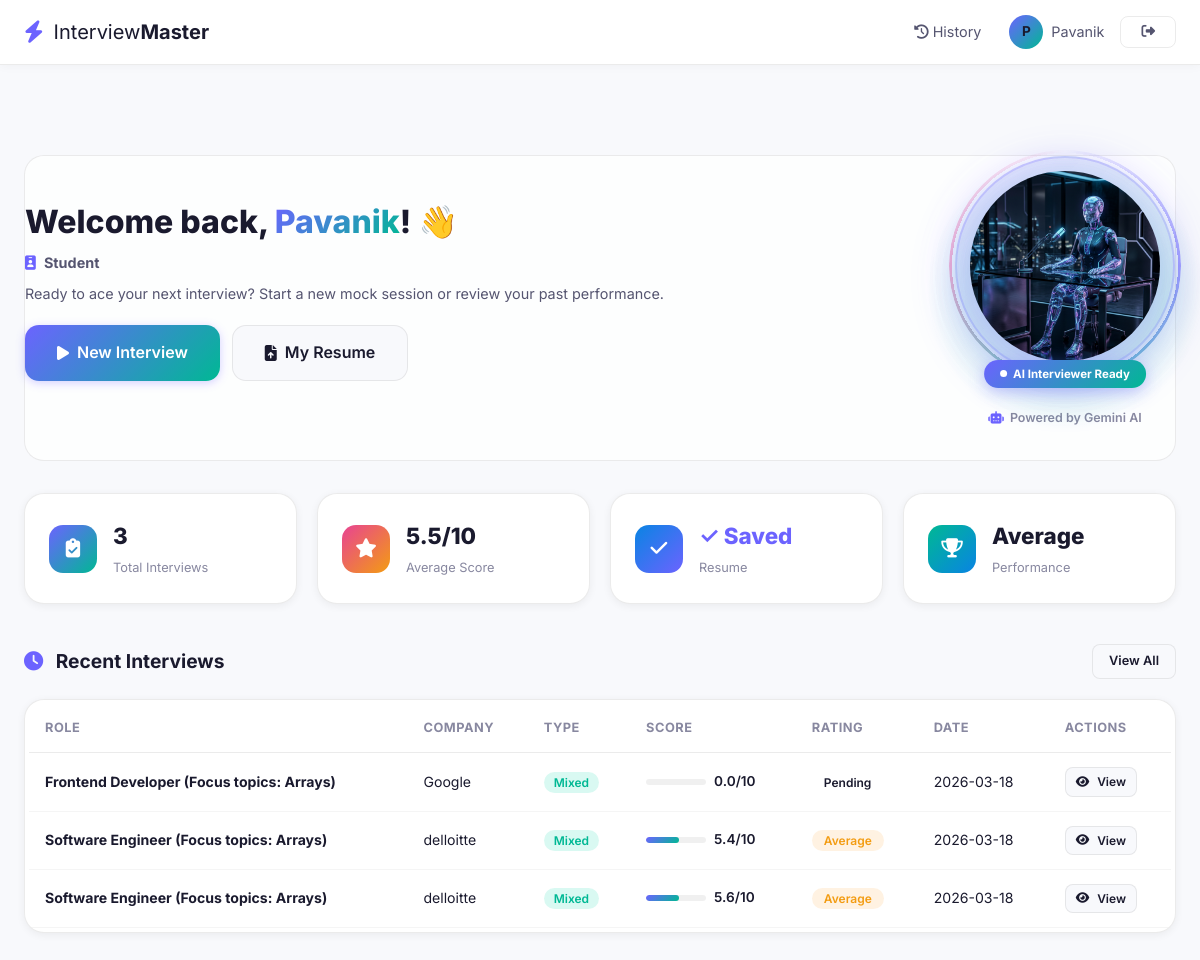
The app's page /dashboard (signed in) with its own data.
### tables this page shows
CREATE TABLE users (
            id INTEGER PRIMARY KEY AUTOINCREMENT,
            full_name TEXT NOT NULL,
            email TEXT UNIQUE NOT NULL,
            password TEXT NOT NULL,
            created_at TIMESTAMP DEFAULT CURRENT_TIMESTAMP
        , role TEXT DEFAULT 'Candidate');

CREATE TABLE interviews (
            id INTEGER PRIMARY KEY AUTOINCREMENT,
            user_id INTEGER NOT NULL,
            job_role TEXT NOT NULL,
            company TEXT NOT NULL,
            interview_type TEXT NOT NULL,
            total_questions INTEGER DEFAULT 0,
            score REAL DEFAULT 0,
            rating TEXT DEFAULT '',
            feedback TEXT DEFAULT '',
            strengths TEXT DEFAULT '[]',
            weaknesses TEXT DEFAULT '[]',
            suggestions TEXT DEFAULT '[]',
            created_at TIMESTAMP DEFAULT CURRENT_TIMESTAMP,
            FOREIGN KEY (user_id) REFERENCES users(id)
        );

### app.py (the view)
@app.route('/dashboard')
@login_required
def dashboard():
    user = get_user_by_id(session['user_id'])
    interviews = get_user_interviews(session['user_id'])
    resume = get_latest_resume(session['user_id'])
    total_interviews = len(interviews)
    avg_score = 0
    if total_interviews > 0:
        scores = [i['score'] for i in interviews if i['score'] > 0]
        avg_score = round(sum(scores) / len(scores), 1) if scores else 0
    return render_template('dashboard.html',
        user=user,
        interviews=interviews,
        resume=resume,
        total_interviews=total_interviews,
        avg_score=avg_score,
        user_role=session.get('user_role', 'Candidate')
    )

### app.py (called while the page is built)
def login_required(f):
    from functools import wraps
    @wraps(f)
    def decorated(*args, **kwargs):
        if 'user_id' not in session:
            flash('Please login to continue.', 'warning')
            return redirect(url_for('login'))
        return f(*args, **kwargs)
    return decorated

### database.py (called while the page is built)
def get_db():
    conn = sqlite3.connect(DB_PATH)
    conn.row_factory = sqlite3.Row
    return conn

def get_user_by_id(user_id):
    conn = get_db()
    user = conn.execute('SELECT * FROM users WHERE id = ?', (user_id,)).fetchone()
    conn.close()
    return user

def get_user_interviews(user_id):
    conn = get_db()
    interviews = conn.execute(
        'SELECT * FROM interviews WHERE user_id = ? ORDER BY created_at DESC', (user_id,)
    ).fetchall()
    conn.close()
    return interviews

def get_latest_resume(user_id):
    conn = get_db()
    resume = conn.execute(
        'SELECT * FROM resumes WHERE user_id = ? ORDER BY uploaded_at DESC LIMIT 1', (user_id,)
    ).fetchone()
    conn.close()
    return resume

### templates/dashboard.html (shortened to what this page needs)
{% extends 'base.html' %}
{% block body %}
<nav class="navbar glass-nav">
    <div class="nav-container">
        <a href="{{ url_for('dashboard') }}" class="nav-logo">
            <i class="fas fa-bolt"></i>
            <span>Interview<strong>Master</strong></span>
        </a>
        <div class="nav-links">
            <a href="{{ url_for('history') }}" class="nav-link" id="navHistory"><i class="fas fa-history"></i>
                History</a>
            <div class="nav-user">
                <div class="user-avatar">{{ session.user_name[0] | upper }}</div>
                <span class="user-name">{{ session.user_name }}</span>
            </div>
            <a href="{{ url_for('logout') }}" class="nav-btn nav-btn-outline" id="navLogout"><i
                    class="fas fa-sign-out-alt"></i></a>
        </div>
    </div>
</nav>
<main class="dashboard-main">
    <div class="container">
        <div class="dashboard-welcome animate-fade-in">
            <div class="welcome-text">
                <h1>Welcome back, <span class="gradient-text">{{ session.user_name }}</span>! 👋</h1>
                <p><i class="fas fa-id-badge" style="color:var(--accent-1)"></i> &nbsp;<strong>{{ user_role }}</strong>
                </p>
                <p style="margin-top:8px;color:var(--text-secondary)">Ready to ace your next interview? Start a new mock
                    session or review your past performance.</p>
                <div style="display:flex;gap:12px;margin-top:20px;flex-wrap:wrap;">
                    <a href="{{ url_for('setup') }}" class="btn btn-primary btn-lg" id="startInterviewBtn">
                        <i class="fas fa-play"></i>
                        <span>New Interview</span>
                    </a>
                    <a href="{{ url_for('resume_page') }}" class="btn btn-glass btn-lg" id="manageResumeBtn">
                        <i class="fas fa-file-upload"></i>
                        <span>{% if resume %}My Resume{% else %}Upload Resume{% endif %}</span>
                    </a>
                </div>
            </div>
            <div class="ai-interviewer-wrap">
                <div class="ai-interviewer-card">
                    <img src="{{ url_for('static', filename='images/ai_interviewer.png') }}" alt="AI Interviewer"
                        class="ai-interviewer-img" id="aiInterviewerImg">
                    <div class="ai-interviewer-badge">
                        <span class="ai-badge-dot"></span>
                        AI Interviewer Ready
                    </div>
                </div>
                <div class="ai-interviewer-label">
                    <i class="fas fa-robot"></i> Powered by Gemini AI
                </div>
            </div>
        </div>
        <div class="stats-row animate-fade-in">
            <div class="stat-card glass-card">
                <div class="stat-card-icon gradient-bg-1"><i class="fas fa-clipboard-check"></i></div>
                <div class="stat-card-info">
                    <span class="stat-card-number">{{ total_interviews }}</span>
                    <span class="stat-card-label">Total Interviews</span>
                </div>
            </div>
            <div class="stat-card glass-card">
                <div class="stat-card-icon gradient-bg-2"><i class="fas fa-star"></i></div>
                <div class="stat-card-info">
                    <span class="stat-card-number">{{ avg_score }}/10</span>
                    <span class="stat-card-label">Average Score</span>
                </div>
            </div>
            <a href="{{ url_for('resume_page') }}" class="stat-card glass-card" id="resumeStatCard"
                style="text-decoration:none;cursor:pointer;transition:var(--transition);"
                title="{% if resume %}View / Replace Resume{% else %}Upload Resume{% endif %}">
                <div class="stat-card-icon {% if resume %}gradient-bg-3{% else %}gradient-bg-4{% endif %}">
                    <i class="fas fa-{% if resume %}check{% else %}upload{% endif %}"></i>
                </div>
                <div class="stat-card-info">
                    <span class="stat-card-number">{% if resume %}✓ Saved{% else %}Upload{% endif %}</span>
                    <span class="stat-card-label">Resume</span>
                </div>
            </a>
            <div class="stat-card glass-card">
                <div class="stat-card-icon gradient-bg-5"><i class="fas fa-trophy"></i></div>
                <div class="stat-card-info">
                    <span class="stat-card-number">
                        {% if avg_score >= 8 %}Excellent
                        {% elif avg_score >= 6 %}Good
                        {% elif avg_score >= 4 %}Average
                        {% elif total_interviews > 0 %}Improving
                        {% else %}New{% endif %}
                    </span>
                    <span class="stat-card-label">Performance</span>
                </div>
            </div>
        </div>
        <div class="dashboard-section animate-fade-in">
            <div class="section-top">
                <h2><i class="fas fa-clock"></i> Recent Interviews</h2>
                {% if interviews|length > 0 %}
                <a href="{{ url_for('history') }}" class="btn btn-glass btn-sm">View All</a>
                {% endif %}
            </div>
            {% if interviews|length > 0 %}
            <div class="interviews-table-wrap glass-card">
                <table class="interviews-table" id="recentInterviewsTable">
                    <thead>
                        <tr>
                            <th>Role</th>
                            <th>Company</th>
                            <th>Type</th>
                            <th>Score</th>
                            <th>Rating</th>
                            <th>Date</th>
                            <th>Actions</th>
                        </tr>
                    </thead>
                    <tbody>
                        {% for interview in interviews[:5] %}
                        <tr>
                            <td><strong>{{ interview.job_role }}</strong></td>
                            <td>{{ interview.company }}</td>
                            <td><span class="badge badge-{{ interview.interview_type }}">{{ interview.interview_type |
                                    capitalize }}</span></td>
                            <td>
                                <div class="score-mini">
                                    <div class="score-bar-mini">
                                        <div class="score-fill-mini"
                                            style="width: {{ (interview.score / 10 * 100) | int }}%"></div>
                                    </div>
                                    <span>{{ interview.score }}/10</span>
                                </div>
                            </td>
                            <td><span class="rating-badge rating-{{ interview.rating | lower | replace(' ', '-') }}">{{
                                    interview.rating or 'Pending' }}</span></td>
                            <td>{{ interview.created_at[:10] }}</td>
                            <td>
                                <a href="{{ url_for('results', interview_id=interview.id) }}"
                                    class="btn btn-glass btn-xs" id="viewResult{{ interview.id }}">
                                    <i class="fas fa-eye"></i> View
                                </a>
                            </td>
                        </tr>
                        {% endfor %}
                    </tbody>
                </table>
            </div>
            {% endif %}
        </div>
    </div>
</main>
{% endblock %}

### records on screen
users: user_name "Pavanik", role "Student"
interviews: job_role "Frontend Developer (Focus topics: Arrays)", company "Google", interview_type "Mixed", score "0.0", rating "Pending", created_at "2026-03-18"
interviews: job_role "Software Engineer (Focus topics: Arrays)", company "delloitte", interview_type "Mixed", score "5.4", rating "Average", created_at "2026-03-18"
interviews: job_role "Software Engineer (Focus topics: Arrays)", company "delloitte", interview_type "Mixed", score "5.6", rating "Average", created_at "2026-03-18"

### other values on screen
{{ session.user_name[0] | upper }} "P"
{{ total_interviews }} "3"
{{ avg_score }} "5.5"
